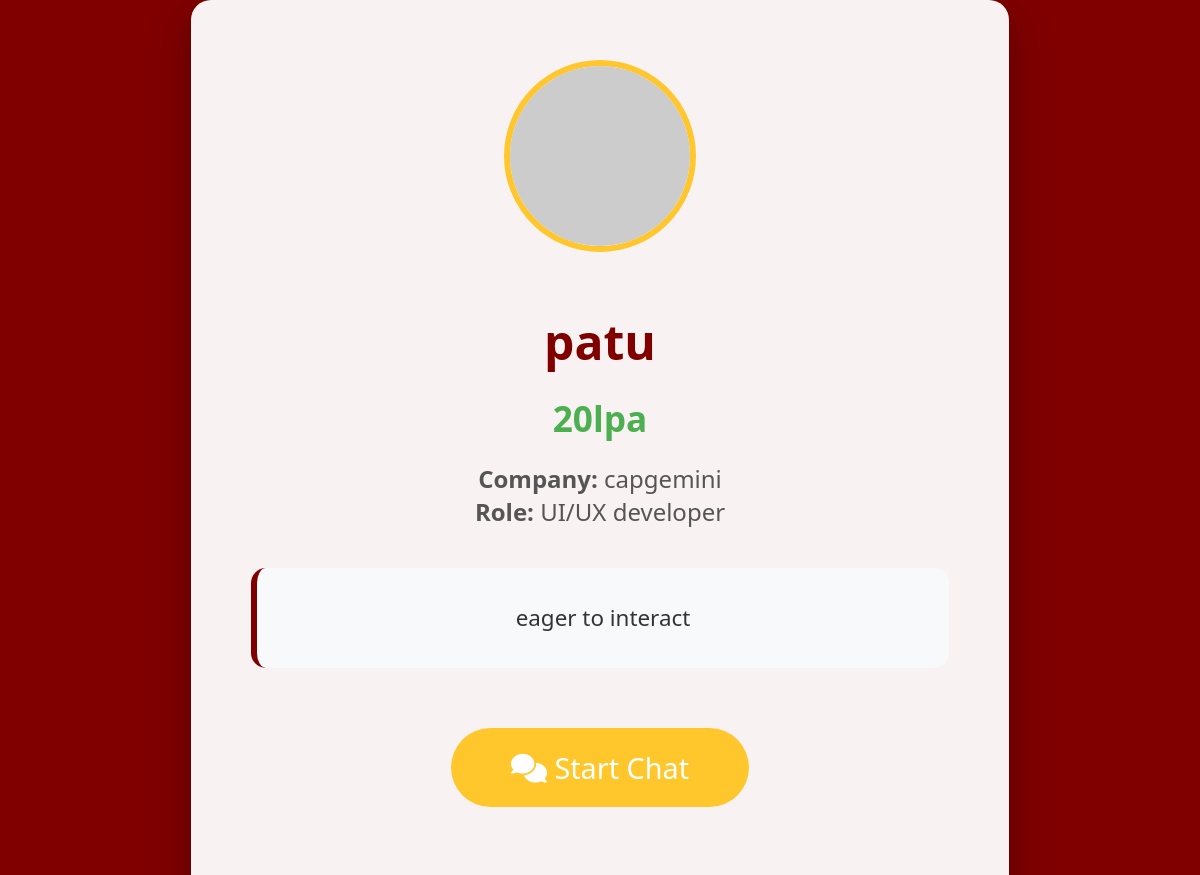
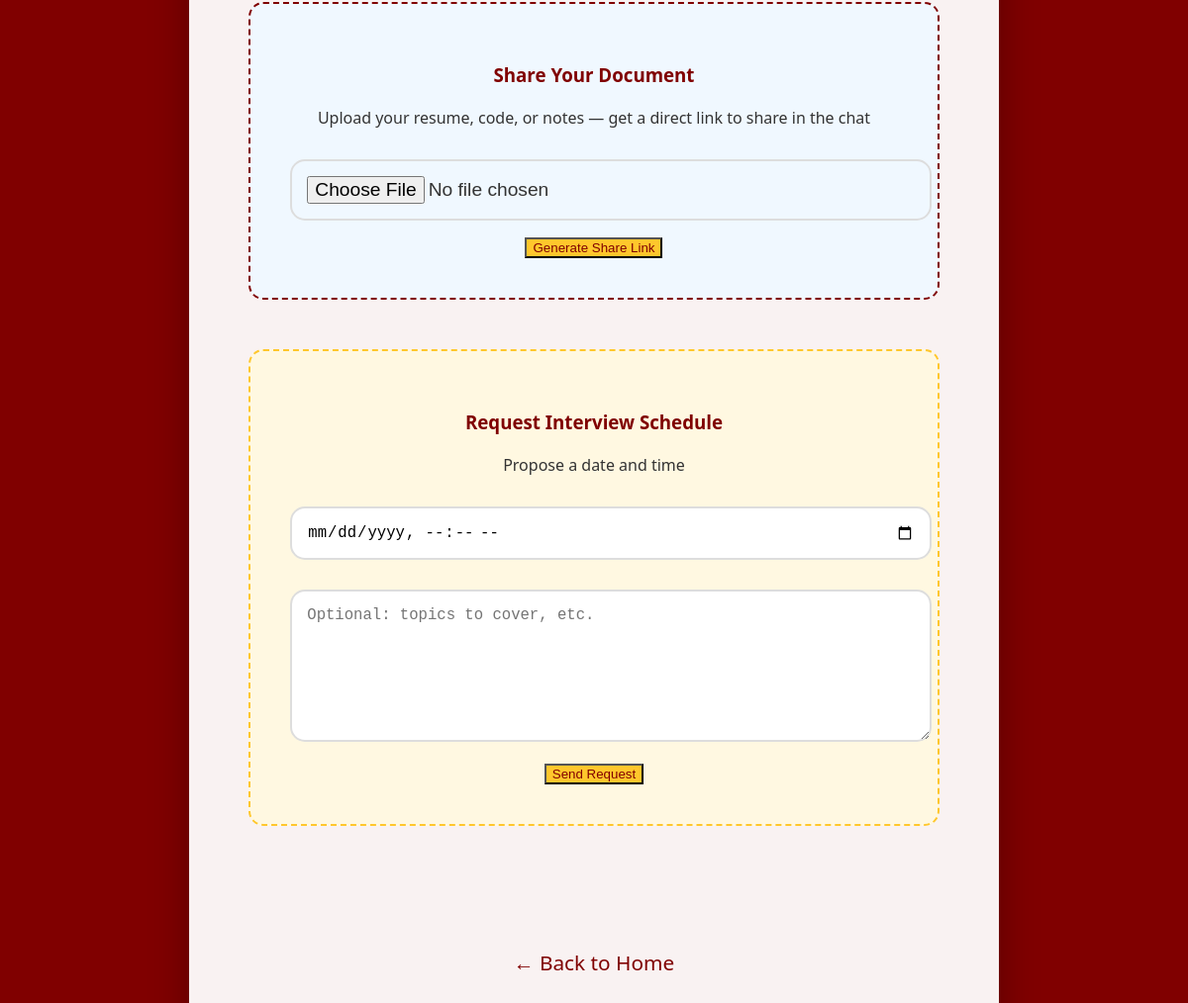
/profile/5/ (signed in), run on the app's committed database (2 pictures, top to bottom).
### question_gen/models.py (models this page shows, shortened)
class User(AbstractUser):
    USER_TYPE_CHOICES = (
        ('student', 'Student'),
        ('interviewer', 'Interviewer'),
        ('admin', 'Admin'),
    )
    user_type = models.CharField(
        max_length=20,
        choices=USER_TYPE_CHOICES,
        default='student'
    )
    package = models.CharField(max_length=50, blank=True, null=True)
    company = models.CharField(max_length=100, blank=True, null=True)
    role = models.CharField(max_length=100, blank=True, null=True)
    skills = models.CharField(max_length=200, blank=True, null=True)  # Added skills field
    bio = models.TextField(blank=True, null=True)
    profile_image = models.URLField( max_length=500,blank=True, null=True)
    class Meta:
        verbose_name = 'User'
        verbose_name_plural = 'Users'

### question_gen/views.py (the view, shortened to what this page needs)
# urls.py: path('profile/<int:user_id>/', views.user_profile, name='user_profile'),
@login_required
def user_profile(request, user_id):
    try:
        interviewer = User.objects.get(id=user_id, user_type='interviewer')
    except User.DoesNotExist:
        messages.error(request, "Interviewer not found.")
        return redirect('landing')
    shared_file_data = None
    file_name = None
    request_success = False
    return render(request, 'question_gen/user_profile.html', {
        'interviewer': interviewer,
        'shared_file_data': shared_file_data,
        'file_name': file_name,
        'request_success': request_success
    })

### question_gen/templates/question_gen/user_profile.html (shortened to what this page needs)
<!DOCTYPE html>
<html lang="en">
<head>
    <link rel="stylesheet" href="https://cdnjs.cloudflare.com/ajax/libs/font-awesome/6.4.0/css/all.min.css" />
</head>
<body>
    <div class="container">
        {% if interviewer.profile_image %}
            <img src="{{ interviewer.profile_image }}" alt="{{ interviewer.username }}" class="profile-img">
        {% else %}
            <img src="https://randomuser.me/api/portraits/lego/1.jpg" alt="{{ interviewer.username }}" class="profile-img">
        {% endif %}
        <h1>{{ interviewer.username }}</h1>
        {% if interviewer.package %}
            <div class="package">{{ interviewer.package }}</div>
        {% endif %}
        {% if interviewer.company or interviewer.role %}
            <div class="info">
                <strong>Company:</strong> {{ interviewer.company|default:"Not specified" }}<br>
                <strong>Role:</strong> {{ interviewer.role|default:"Not specified" }}
            </div>
        {% endif %}
        <div class="bio">
            {{ interviewer.bio|default:"This mentor is passionate about helping students crack interviews and grow in their careers." }}
        </div>
        <a href="{% url 'chat' interviewer.id %}" class="action-btn chat-btn">
            <i class="fas fa-comments"></i> Start Chat
        </a>
        {% if request.user.user_type == 'student' %}
            <div class="document-section">
                <h3>Share Your Document</h3>
                <p>Upload your resume, code, or notes — get a direct link to share in the chat</p>
                <form method="post" enctype="multipart/form-data">
                    <input type="file" name="document" accept=".pdf,.doc,.docx,.txt,.py,.java,.js" required>
                    <button type="submit" class="upload-btn">Generate Share Link</button>
                </form>
            </div>
            <div class="document-section" style="background: #fff8e1; border-color: #FFC72C;">
                <h3>Request Interview Schedule</h3>
                <p>Propose a date and time</p>
                <form method="post">
                    <input type="datetime-local" name="requested_date" required>
                    <textarea name="message" placeholder="Optional: topics to cover, etc." rows="3"></textarea>
                    <button type="submit" name="schedule_request" class="upload-btn">
                        Send Request
                    </button>
                </form>
            </div>
        {% endif %}
        <br><br>
        <a href="{% url 'landing' %}" class="back-btn">← Back to Home</a>
    </div>
</body>
</html>

### question_gen/templates/question_gen/user_profile.html (style rules this page uses)
body { font-family: 'Segoe UI', Arial, sans-serif; background-color:#800000 ; color: #333; margin: 0; padding: 0; min-height: 100vh; display: flex; justify-content: center; align-items: center; }
.container { background: rgba(255, 255, 255, 0.95); padding: 60px; border-radius: 20px; max-width: 800px; text-align: center; box-shadow: 0 15px 40px rgba(0, 0, 0, 0.3); backdrop-filter: blur(10px); }
.profile-img { width: 180px; height: 180px; border-radius: 50%; object-fit: cover; border: 6px solid #FFC72C; margin-bottom: 20px; }
h1 { font-size: 3em; color: #800000; margin-bottom: 10px; }
.package { font-size: 2.2em; color: #4CAF50; font-weight: bold; margin: 20px 0; }
.info { font-size: 1.5em; margin: 15px 0; color: #555; }
.bio { font-size: 1.4em; line-height: 1.8; margin: 40px 0; padding: 30px; background: #f8f9fa; border-radius: 15px; border-left: 6px solid #800000; }
.document-section { margin: 50px 0; padding: 40px; background: #f0f8ff; border-radius: 15px; border: 2px dashed #800000; }
.document-section h3 { color: #800000; margin-bottom: 20px; }
input[type="file"], input[type="datetime-local"], textarea { padding: 15px; font-size: 1.2em; margin: 15px 0; width: 100%; border-radius: 15px; border: 2px solid #ddd; }
textarea { min-height: 120px; resize: vertical; }
.action-btn { padding: 20px 60px; font-size: 1.8em; background: #4CAF50; color: white; border: none; border-radius: 50px; cursor: pointer; margin: 20px; transition: all 0.3s; display: inline-block; text-decoration: none; }
.chat-btn { background: #FFC72C; }
.upload-btn { background: #FFC72C; color: #800000; }
.back-btn { color: #800000; text-decoration: none; font-size: 1.3em; margin-top: 30px; display: inline-block; }

### data on the page
User: username "patu", package "20lpa", company "capgemini", role "UI/UX developer", bio "eager to interact"
